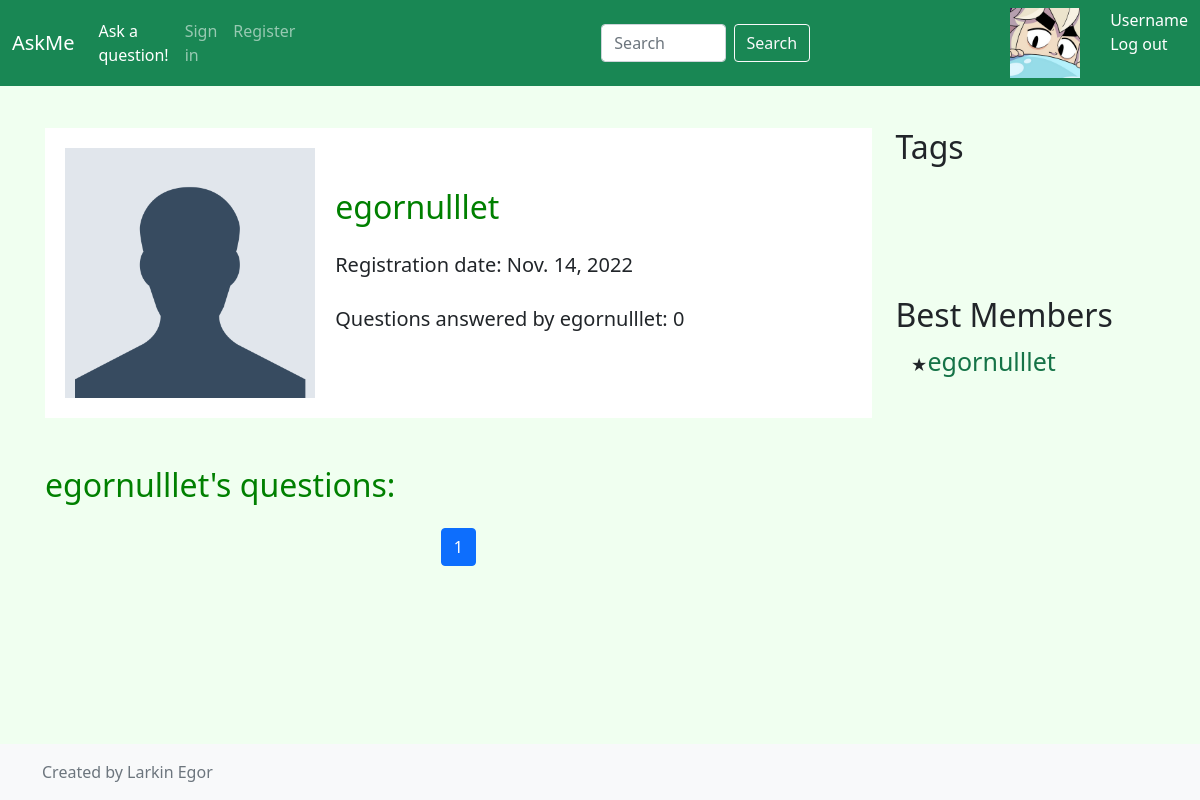
/profile/1/, run on an earlier commit of the app's database.
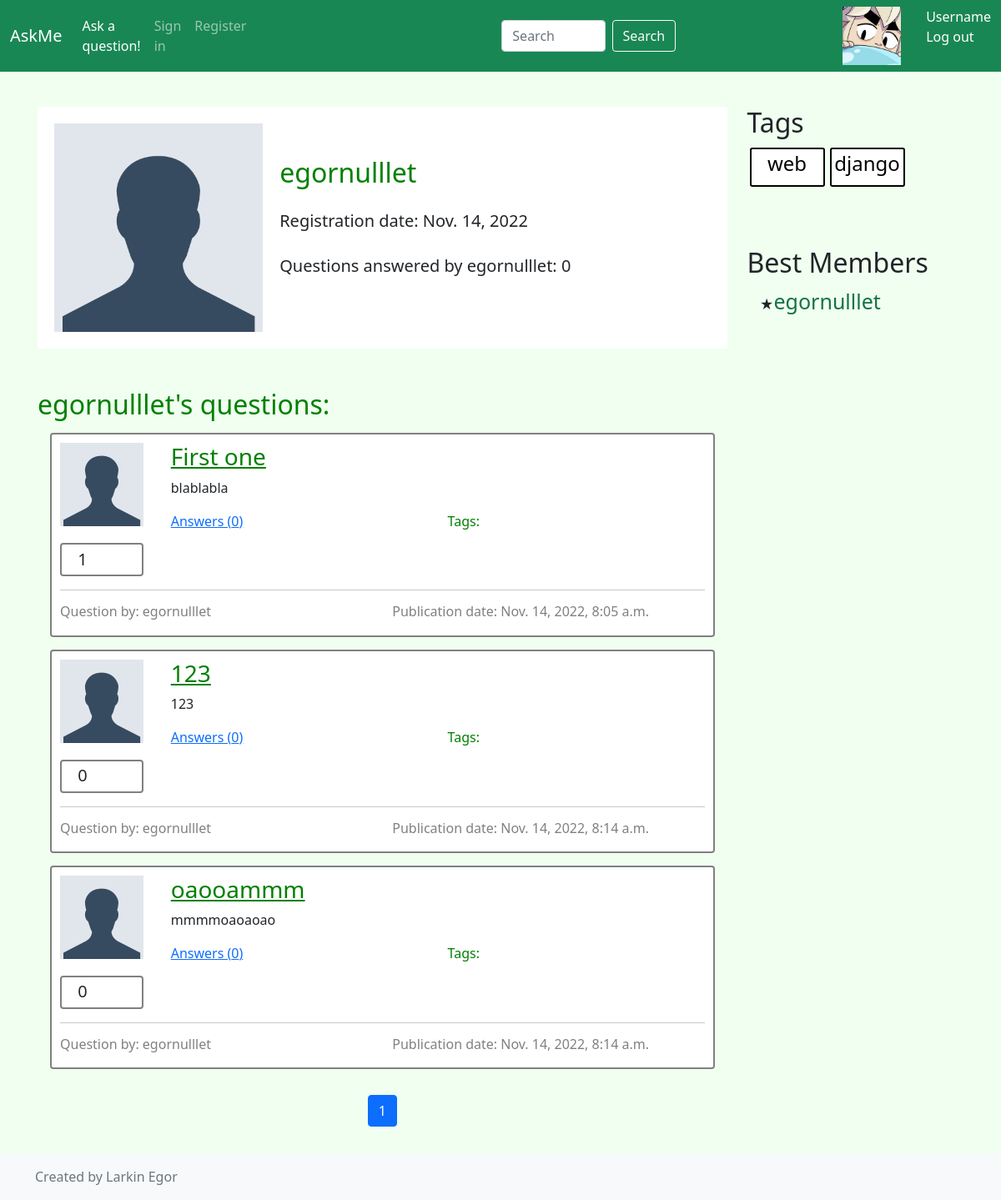
And on a later commit of the database.
### app/models.py (models this page shows, shortened)
class Profile(models.Model):
    objects = ProfileManager()
    user = models.OneToOneField(User, null=True, related_name='profile_related', on_delete=models.CASCADE)
    avatar = models.ImageField(null=True, blank=True, upload_to='profiles/avatars/')
    reg_date = models.DateField(auto_now=True)
    def get_username(self):
        return self.user.username
    def answers(self):
        return Answer.objects.filter(author_id=self.id).count()

class Question(models.Model):
    objects = QuestionManager()
    author = models.ForeignKey(Profile, null=False, on_delete=models.CASCADE)
    tags = models.ManyToManyField(Tag, blank=True, related_name='questions')
    date = models.DateTimeField(auto_now=True)
    title = models.CharField(max_length=30)
    text = models.TextField()
    def get_author(self):
        return self.author
    def get_username(self):
        return self.author.user.username
    def get_like_count(self):
        return LikeQ.objects.filter(question_id=self.id).count()
    def get_answer_count(self):
        return Answer.objects.filter(question_id=self.id).count()
    def get_tags(self):
        return self.tags.all()

class Tag(models.Model):
    objects = TagManager()
    title = models.CharField(max_length=30)

### app/views.py (the view)
# urls.py: path('profile/<int:i>/', views.profile, name="profile"),
def profile(request, i: int):
    content = create_content(models.Question.objects.get_questions_for_user(i), request)
    content["user"] = models.Profile.objects.get_user_by_id(i)
    return render(request, 'profile.html', content)

### app/models.py (called while the page is built)
    def get_questions_for_user(self, user_id):
        return self.filter(author_id=user_id)

    def get_hot_tags(self):
        return self.all().annotate(count=Count('questions')).order_by('-count')[:9]

    def get_top_users(self):
        return self.all().annotate(rating=0.3 * Count('answer') + Count(
            Case(When(answer__solution=True))) + 0.1 * Count('question')).order_by('-rating')[:10]

    def get_user_by_id(self, u_id):
        return self.get(id=u_id)

### app/views.py (called while the page is built)
def pagination(objects, request):
    paginator = Paginator(objects, PAGINATION_SIZE)
    page_number = request.GET.get('page')
    page = paginator.get_page(page_number)
    return page

def create_content_right():
    content = {
               "tags": models.Tag.objects.get_hot_tags(),
               "users": models.Profile.objects.get_top_users()
               }
    return content

def create_content(objects, request):
    page = pagination(objects, request)
    content = create_content_right()
    content["content"] = page
    return content

### templates/profile.html
{% extends 'inc/base.html' %}
{% load static %}
{% block content %}
    <div class="container profile_info mt-5">
        <div class="row">
            <div class="col-4 ">
                <div class="profile_avatar">
                    {% if user.avatar %}
                        <img src="{{ user.avatar.url }}" alt="">
                    {% else %}
                        <img src="{% static 'img/default.png' %}" alt="">
                    {% endif %}
                </div>
            </div>
            <div class="col-8 user_info">
                <div class="profile_nickname">
                    <h2 class="header-green">{{ user.user.username  }}</h2>
                </div>
                <div class="reg_date mt-4">
                    <span> Registration date: {{ user.reg_date }}</span>
                </div>
                <div class="answers_count mt-4">
                    <span>Questions answered by {{ user.user.username }}: {{ user.answers }} </span>
                </div>
            </div>
        </div>
    </div>
    <div class="mt-5">
        <h2 class="header-green"> {{ user.user.username  }}'s questions: </h2>
    </div>
    {% for question in content %}
        {% include 'inc/single_question.html' %}
    {% endfor %}
    {% include 'inc/paginator.html' %}
{% endblock content %}

### templates/inc/single_question.html (shortened to what this page needs)
{% load static %}
<div class="question">
    <div class="row">
        <div class="col-2">
            <div class="avatar">
               {% if question.get_author.avatar %}
                    <img src="{{ question.get_author.avatar.url }}" alt="">
                {% else %}
                    <img src="{% static 'img/default.png' %}" alt="">
                {% endif %}
            </div>
            <div class="counter">
                <span>{{ question.get_like_count }}</span>
            </div>
        </div>
        <div class="col-10">
            <h3><a class="header-green" href="{% url "single_q" question.id %}">{{ question.title }}</a></h3>
            <p class="question_text">{{ question.text }}</p>
            <div class="row align-items-end question-meta">
                <div class="col mb-5">
                    <a href="{% url "single_q" question.id %}#answers_list"> Answers ({{ question.get_answer_count }})</a>
                </div>
                <div class="col mb-5">
                    <span class="header-green tags_title">Tags: </span>
                </div>
            </div>
        </div>
    </div>
    <hr>
    <div class="row">
        <div class="col-6 ">
            <h6><a class="name_by_question" href="{% url "profile" question.author.id%}"> Question by: {{ question.get_username }}</a></h6>
        </div>
        <div class="col-6">
            <h6 class="pub_date">Publication date: {{ question.date }}</h6>
        </div>
    </div>
</div>

### templates/inc/best_tags_members.html
{% load static %}
<h2 class="mt-5"> Tags </h2>
    <div class="tagcontainer">
        {% for tag in tags %}
           {% include "inc/single_tag.html" %}
        {% endfor %}
    </div>
    <div>
        <h2 class="members"> Best Members </h2>
        <ul class="members_list">
        {% for user in users %}
            <li><a class="members_list_item" href="{% url "profile" user.id %}"> {{user.get_username}}</a></li>
        {% endfor %}
        </ul>
    </div>

### templates/inc/single_tag.html
{% load static %}
<div class="tag">
    <h4><a href ="{% url "single_tag" tag.title %}"> {{ tag.title }}</a> </h4>
</div>

What changed in the data, as far as the page shows it:
added Question: get_author.avatar (placeholder picture), get_like_count "1", title "First one", text "blablabla", get_answer_count "0", get_username "egornulllet", date "Nov. 14, 2022, 8:05 a.m."
added Question: get_author.avatar (placeholder picture), get_like_count "0", title "123", text "123", get_answer_count "0", get_username "egornulllet", date "Nov. 14, 2022, 8:14 a.m."
added Question: get_author.avatar (placeholder picture), get_like_count "0", title "oaooammm", text "mmmmoaoaoao", get_answer_count "0", get_username "egornulllet", date "Nov. 14, 2022, 8:14 a.m."
added Tag: title "web"
added Tag: title "django"
